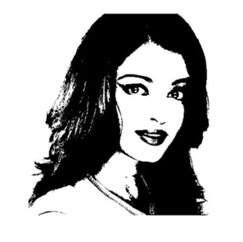
#> input picture images/lady.png, 243 x 242 px
$ python lab10.py
#> lines starting #> are read from the running program, lines starting #| are printed output that depends on the picture
# Program for morphological image operations (erosion, dilation, opening, closing)

import cv2
import numpy as np

image = cv2.imread('./images/lady.png', 0)
#> image: shape (242, 243); min 0, max 255, mean 174.5
cv2.imshow('Image', image)

kernel = np.ones((5, 5), dtype=np.uint8)

erosion_img = cv2.erode(image, kernel, iterations=1)
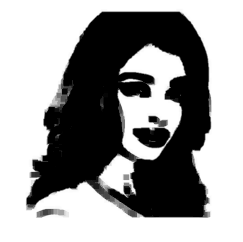
#> erosion_img: shape (242, 243); min 0, max 255, mean 153.4
cv2.imshow('Erosion', erosion_img)

dilation_img = cv2.dilate(image, kernel, iterations=1)
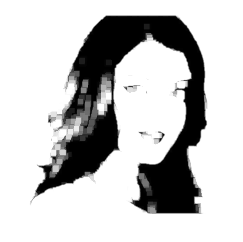
#> dilation_img: shape (242, 243); min 0, max 255, mean 195.6
cv2.imshow('Dilation', dilation_img)

opening_img = cv2.morphologyEx(image, cv2.MORPH_OPEN, kernel, iterations=1)
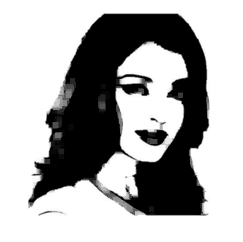
#> opening_img: shape (242, 243); min 0, max 255, mean 170.1
cv2.imshow('Opening', opening_img)

closing_img = cv2.morphologyEx(image, cv2.MORPH_CLOSE, kernel, iterations=1)
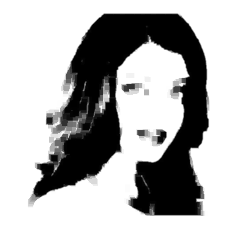
#> closing_img: shape (242, 243); min 0, max 255, mean 180.1
cv2.imshow('Closing', closing_img)

cv2.waitKey()
cv2.destroyAllWindows()

$ run again, with images/circles.png copied over images/lady.png
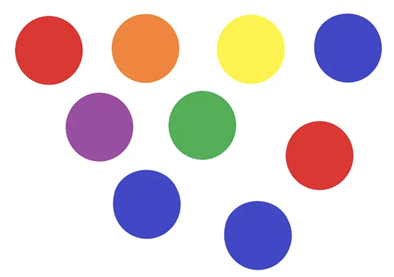
#> input picture images/circles.png, 394 x 277 px
#> `erosion_img = cv2.erode(image, kernel, iterations=1)`:
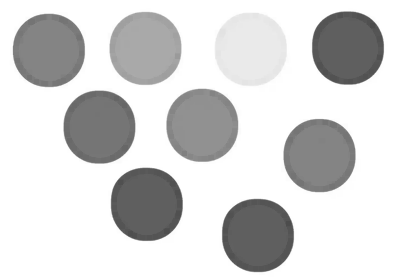
#> erosion_img: shape (277, 394); min 76, max 255, mean 211.9
#> `dilation_img = cv2.dilate(image, kernel, iterations=1)`:
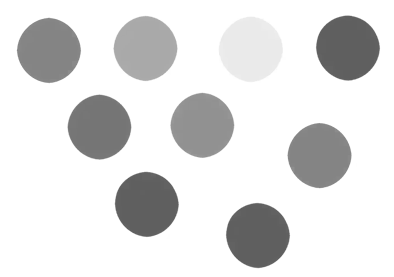
#> dilation_img: shape (277, 394); min 95, max 255, mean 223.8
